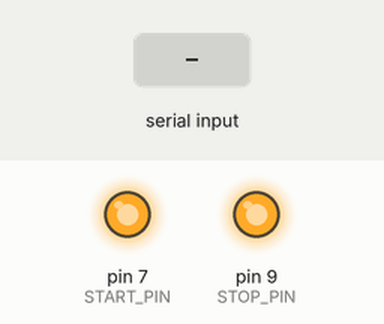
Simulated run of this sketch. Board: Arduino Uno, built with avr-gcc and run on an emulated ATmega328P. Parts: output pins drawn as LEDs (lit = HIGH). Inputs (shaded band) come from the test bench.

Above: at 1.2 s.
1.3 s: "start motor\n" received over Serial
At 3.0 s:
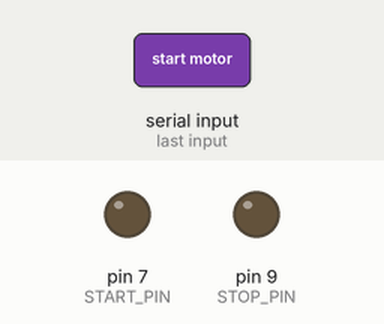
At 5.0 s:
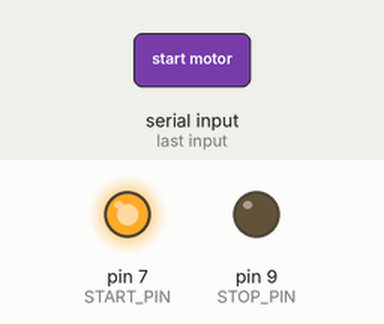
Timing chart, 0 to 6.5 s (numbered marks = the images above; inputs shaded):
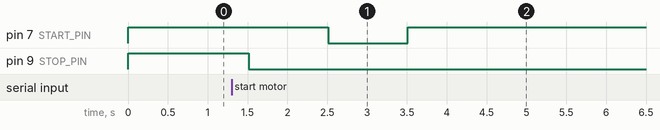

The sketch:

blutooth_command.ino
```cpp
#define START_PIN 7
#define STOP_PIN 9

void setup() {
  // put your setup code here, to run once:
  Serial.begin(9600);
  pinMode(START_PIN, OUTPUT);
  pinMode(STOP_PIN, OUTPUT);
  digitalWrite(START_PIN, HIGH);
  digitalWrite(STOP_PIN, HIGH);
}

void loop() {
  // put your main code here, to run repeatedly:
  if (Serial.available()) {
    String command = Serial.readStringUntil('\n');
    command.trim();


    if (command.equalsIgnoreCase("start motor")) {
      delay(200);
      digitalWrite(STOP_PIN, LOW);
      delay(1000);
      digitalWrite(START_PIN, LOW);
      delay(1000);
      digitalWrite(START_PIN, HIGH);
    } else if (command.equalsIgnoreCase("stop motor")) {
      digitalWrite(START_PIN, LOW);
      delay(200);
      digitalWrite(START_PIN, HIGH);
    } else if (command.equalsIgnoreCase("emergency") || command.equalsIgnoreCase("shutdown")) {
      digitalWrite(START_PIN, LOW);
      delay(200);
      digitalWrite(START_PIN, HIGH);
    }
  }
}
```

Measured:
- after the input at 1.3 s, pin 7 (START_PIN): HIGH → LOW after 1.2 s, → HIGH 1.0 s later; pin 9 (STOP_PIN): HIGH → LOW after 0.21 s
